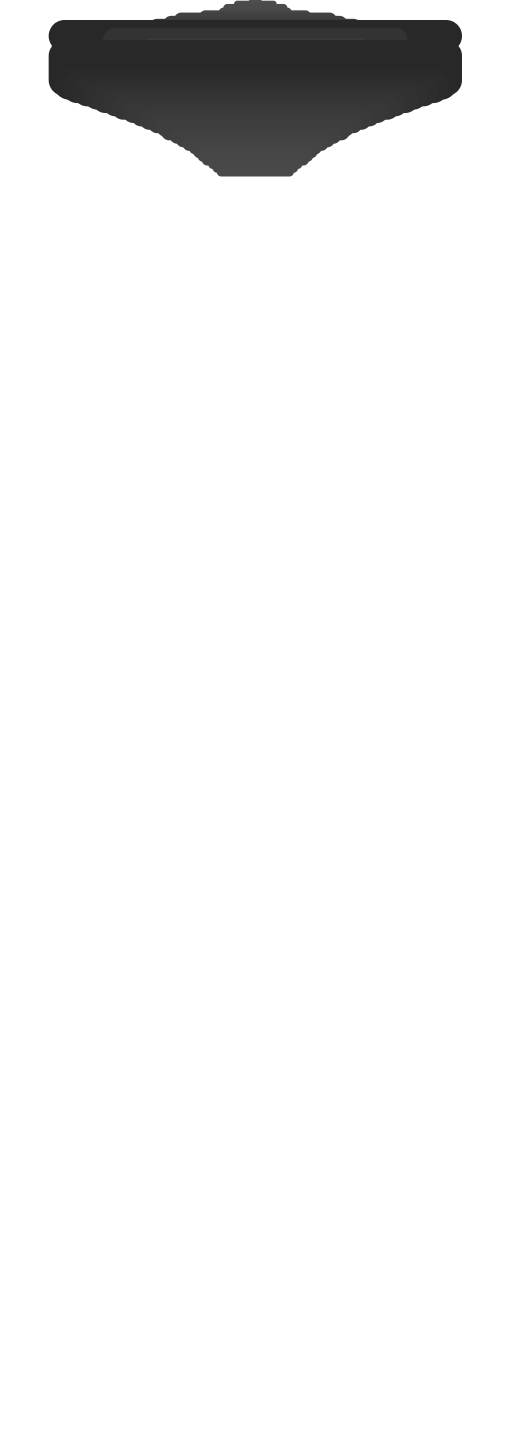
#> input picture sessions/.png, 510 x 1429 px
$ python -i scroll_printer.py   (imports and definitions only)
#> lines starting #> are read from the running program, lines starting #| are printed output that depends on the picture
'''

# on Raspberry Pi:
sudo apt-get install python-pip
pip3 install virtualenv
virtualenv -p /usr/bin/python3 ~/path/to/virtualenv_folder

## check if python and pip are in virtual environment
which python
which pip3

# for installing cryptography on rPi
sudo apt-get install build-essential libssl-dev libffi-dev python-dev
pip3 install cryptography

# support for jpeg and other image libraries before Pillow install
sudo apt-get install libtiff-dev libjpeg-dev zlib1g-dev libfreetype6-dev liblcms2-dev libwebp-dev tcl-dev tk-dev python-tk

# install libraries and dependencies
pip3 install python-escpos Pillow requests libusb qrcode pyusb serial pyserial Flask

## setup udev rule to grant USB access for non-root users
sudo nano /etc/udev/rules.d/99-com.rules
|
|- paste in the following code:
   SUBSYSTEM=="usb", ATTR{idVendor}=="0fcf", ATTR{idProduct}=="1008", MODE="666"

## restart udev service
sudo udevadm control --reload
sudo udevadm trigger

# bEndpointAddress     0x81  EP 1 IN
# bEndpointAddress     0x03  EP 3 OUT

'''

import sys
import time
import datetime
import requests

from PIL import Image
from escpos.printer import Usb

VENDOR_ID = 0x0456
PRODUCT_ID = 0x0808
P_INTERFACE = 4
P_IN_ENDPOINT = 0x81
P_OUT_ENDPOINT = 0x03

# [1 line that did not run here, left out]

# [89 lines left out: functions printResult, decode_img_data, save_image, not called in this run]


def process_image(img_path):
#> called with img_path = 'sessions/.png'
    scaled = Image.open(img_path)
#> scaled is the input picture: PIL image 510x1429 RGBA; mean R, G, B, A 241, 241, 241, 255
    size = 380, 510

    scaled = scaled.resize(size)
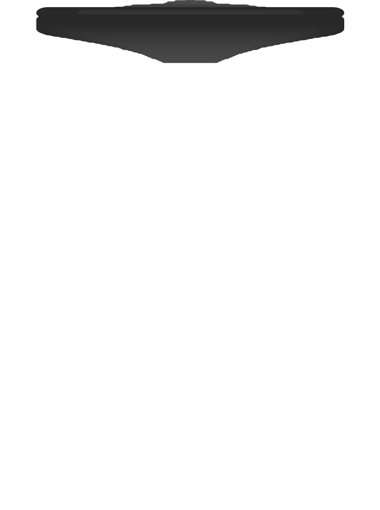
#> scaled: PIL image 380x510 RGBA; mean R, G, B, A 241, 241, 241, 255

    scaled.save(img_path, 'PNG')

    trace_data = dict()
    trace_data['upper'] = scaled.crop((0, 0, scaled.width, scaled.height/2))
    trace_data['lower'] = scaled.crop(
        (0, scaled.height/2, scaled.width, scaled.height))
    trace_data['path'] = img_path

    return trace_data


# [5 lines left out: function get_trace, not called in this run]

>>> result = process_image('sessions/.png')
#> result = 3 items
